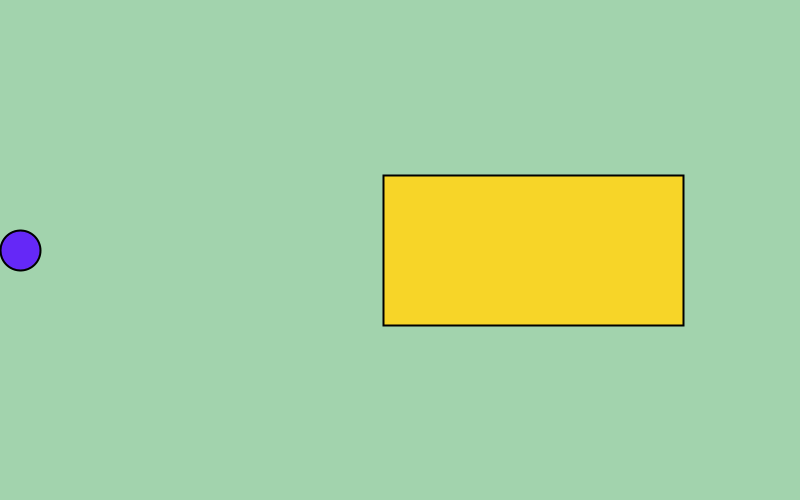
Frame 1 (no input)
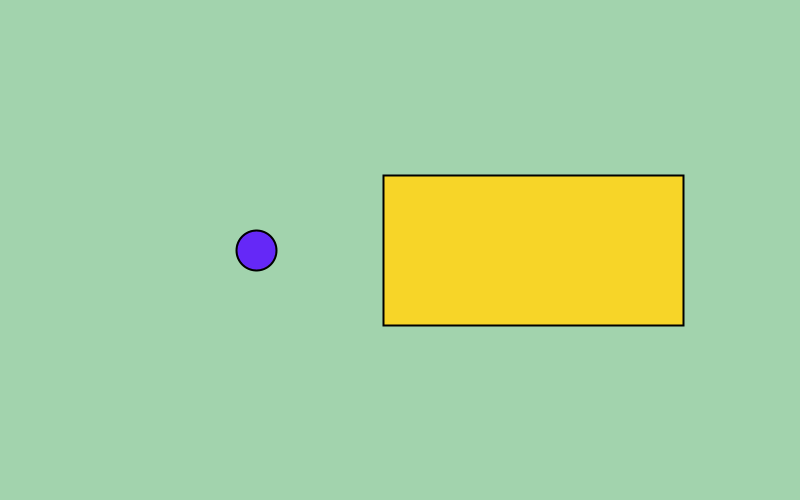
Frame 60 (the mouse pressed at the canvas centre just before this capture)
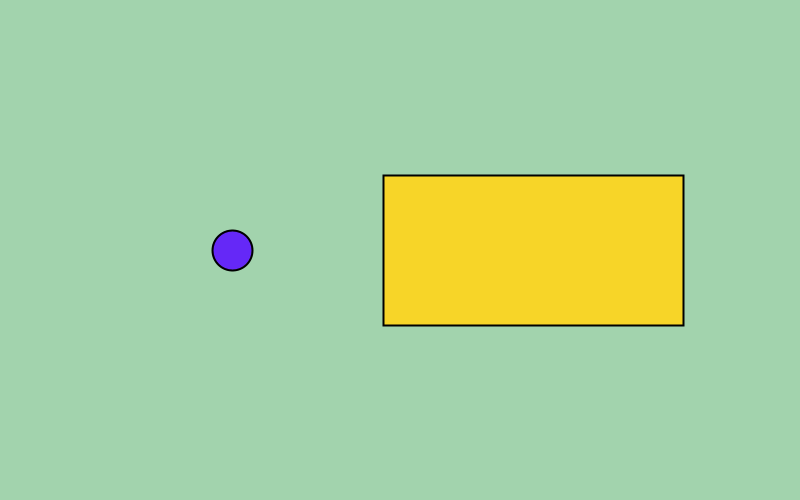
Frame 120 (the mouse held since frame 60 and released just before this capture)

The Processing sketch that drew these frames (run headless with seeded random() and noise(); from frame 60 on, the mouse is pressed at the canvas centre):

// Processing sketch: Question_1
// ── Question_1.pde
//rect variables 
float rectX;
float rectY;
float rectWidth = 300;
float rectHeight = 150;
  
//circle variables
float circleX;
float circleY;
float circleDiameter = 40;
float xSpeed = 4;
 
// creating a barrier variable or touchpoint to reference with the ball function
float rectTouchPoint;

//setting up things I only need once 
void setup()
{
  size(800,500);
  circleX = 20;
  circleY = height/2;
  rectX = width*2/3;
  rectY = height/2;
  rectTouchPoint = rectX - rectWidth/2;
}

//drawing my shapes
void draw()
{

  background(162, 211, 173);
  drawRectangle();
  drawBall();
  
}


// Drawing a rectangle function 
void drawRectangle()
{

  stroke(0);
  strokeWeight(2);
  fill(247, 213, 40);
  rectMode(CENTER);
  rect(rectX, rectY, rectWidth, rectHeight);
  
}

//Drawing the ball with conditions on how it can move or "bounce"
void drawBall()
{

 
  //starting point of the circle - first frame
  stroke(0);
  strokeWeight(2);
  fill(101,40,247);
  ellipse(circleX, circleY, circleDiameter, circleDiameter);
  
  
  //moving the circle formula
  circleX = circleX + xSpeed;
  
  
  // if the circle touches the edge of the rectangle, then change direction
  if ((circleX + circleDiameter/2) > rectTouchPoint)
  {
    xSpeed = xSpeed * -1;
  }
  
  //if the circle touches the edge of the left hand side of the canvas, then change direction
  if (circleX < 0 + circleDiameter/2)
  {
    xSpeed = xSpeed * -1;
  }
  
}
